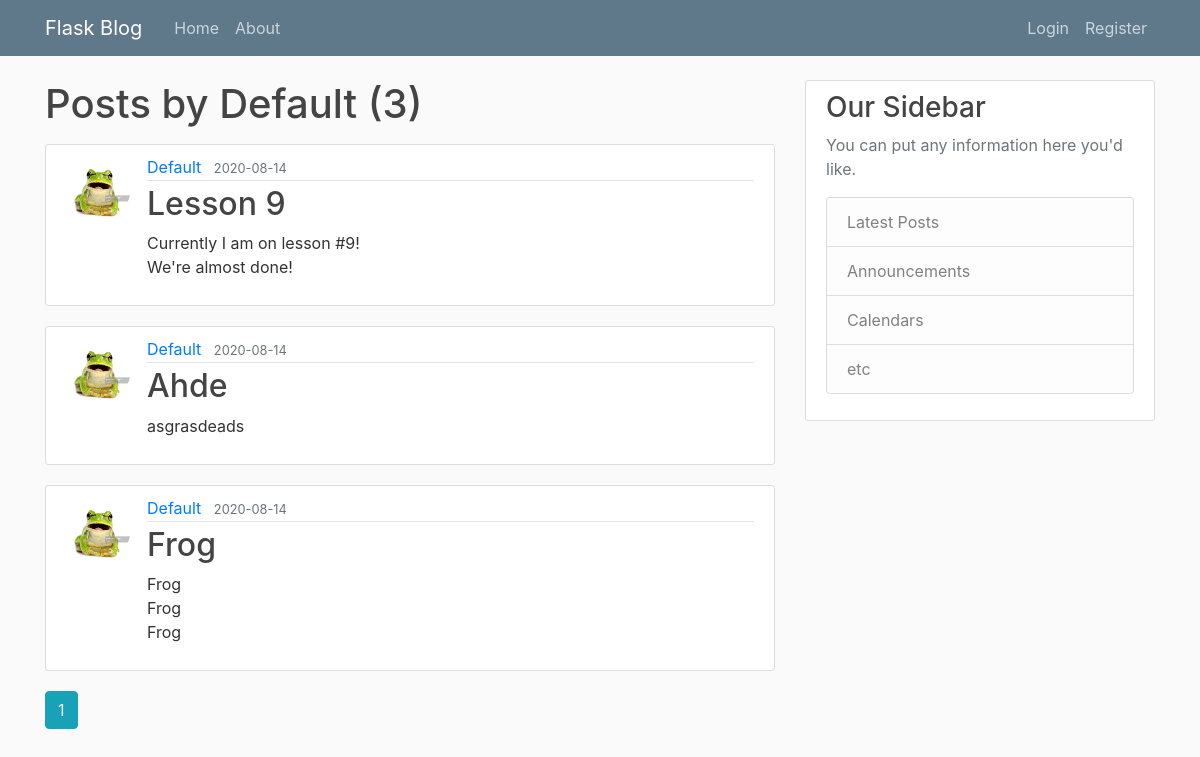
/user/Default, run on an earlier commit of the app's database.
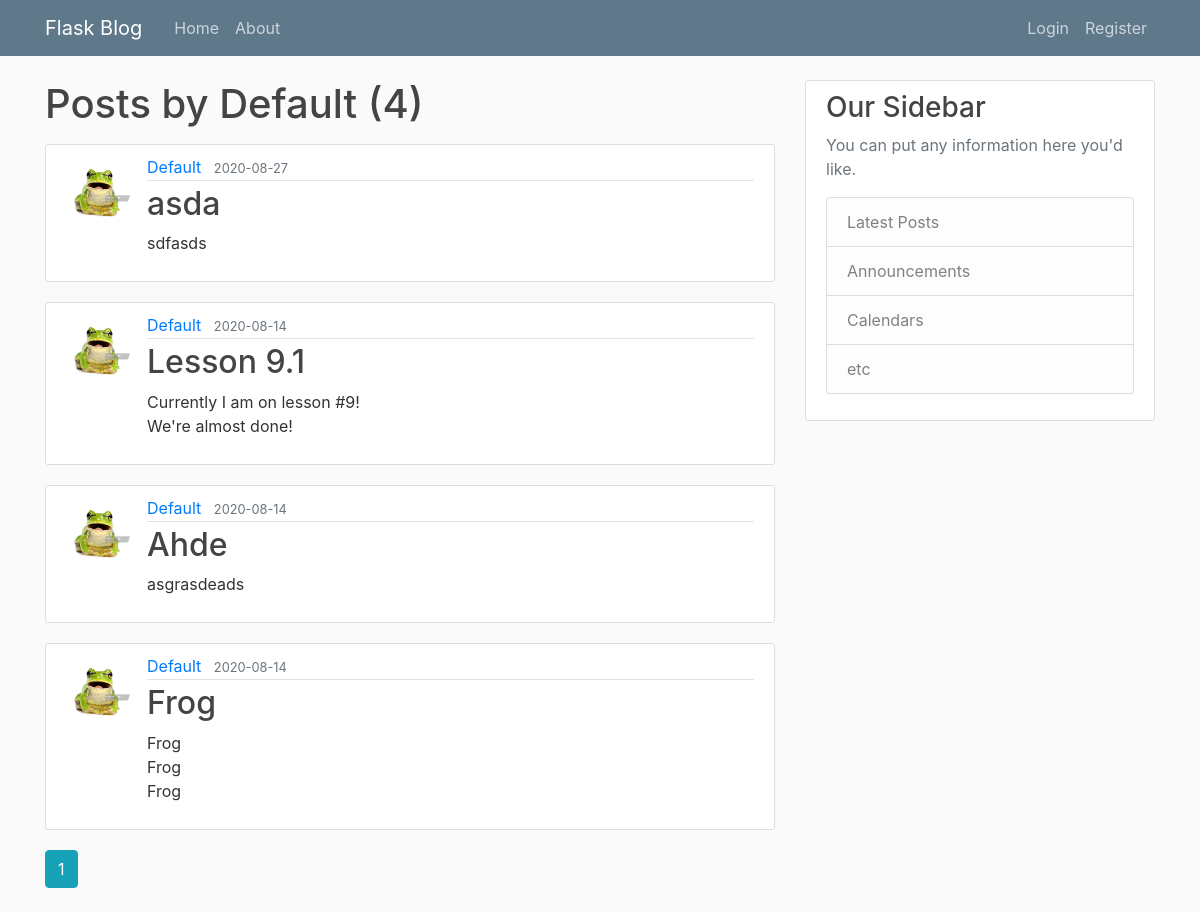
And on a later commit of the database.
### flaskblog/models.py (models this page shows, shortened)
class Post(db.Model):
     id = db.Column(db.Integer, primary_key=True)
     title = db.Column(db.String(100), nullable=False)
     date_posted = db.Column(db.DateTime, nullable=False, default=datetime.utcnow)
     content = db.Column(db.Text, nullable=False)
     user_id = db.Column(db.Integer, db.ForeignKey('user.id'), nullable=False)

class User(db.Model, UserMixin):
    id = db.Column(db.Integer, primary_key=True)
    username = db.Column(db.String(20), unique=True, nullable=False)
    email = db.Column(db.String(120), unique=True, nullable=False)
    image_file = db.Column(db.String(20), nullable=False, default='default.jpg')
    password = db.Column(db.String(60), nullable=False)
    posts = db.relationship('Post', backref='author', lazy=True)

### flaskblog/users/routes.py (the view)
@users.route('/user/<string:username>')
def user_posts(username):
    page = request.args.get('page', 1, type=int)
    user = User.query.filter_by(username=username).first_or_404()
    posts = Post.query.filter_by(author=user)\
        .order_by(Post.date_posted.desc())\
        .paginate(page=page, per_page=5)
    return render_template('user_posts.html', posts=posts, user=user)

### flaskblog/templates/user_posts.html
{% extends "layout.html" %}
{% block content %}
    <h1 class="mb-3">Posts by {{ user.username }} ({{ posts.total }})</h1>
    {% for post in posts.items %}
        <article class="media content-section">
            <img class="rounded-circle article-img" src="{{ url_for('static', filename='profile_pics/' + post.author.image_file) }}">
            <div class="media-body">
            <div class="article-metadata">
                <a class="mr-2" href="{{ url_for('users.user_posts', username=post.author.username) }}">{{ post.author.username }}</a>
                <small class="text-muted">{{ post.date_posted.strftime('%Y-%m-%d') }}</small>
            </div>
            <h2><a class="article-title" href="{{ url_for('posts.post', post_id=post.id) }}">{{ post.title }}</a></h2>
            <p class="article-content">{{ post.content }}</p>
            </div>
        </article>
    {% endfor %}
    {% for page_num in posts.iter_pages(left_edge=1, right_edge=1, left_current=1, right_current=2) %}
        {% if page_num %}
            {% if posts.page == page_num %}
                <a class="btn btn-info mb-4" href="{{ url_for('users.user_posts', username=user.username, page=page_num) }}">{{ page_num }}</a>
            {% else %}
                <a class="btn btn-outline-info mb-4" href="{{ url_for('users.user_posts', username=user.username, page=page_num) }}">{{ page_num }}</a>
            {% endif %}
        {% else %}
            ...
        {% endif %}
    {% endfor %}
{% endblock content %}

What changed in the data, as far as the page shows it:
added Post: image_file (placeholder picture), author.username "Default", date_posted "2020-08-27", title "asda", content "sdfasds"
changed Post "Currently I am on lesson #9! We're almost done!": title "Lesson 9" → "Lesson 9.1"
Also different on the page:
{{ posts.total }}: "3" → "4"
